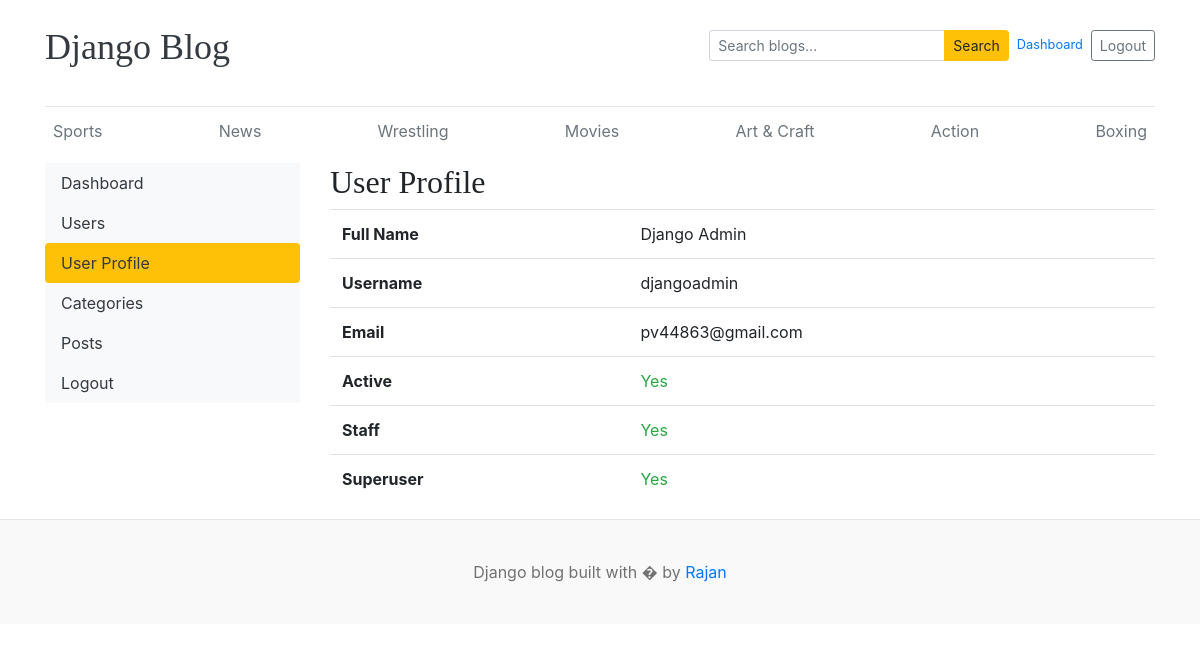
/dashboard/user/ (signed in), run on the app's committed database.
### blogs/models.py (models this page shows, shortened)
class Category(models.Model):
    category_name = models.CharField(max_length=50, unique=True)
    created_at = models.DateTimeField(auto_now_add=True)
    updated_at = models.DateTimeField(auto_now=True)
    class Meta:
        verbose_name_plural = "Category"

### dashboards/views.py (the view)
# urls.py: path('user/', views.user_profile, name='user_profile'),
@login_required(login_url='login')
def user_profile(request):
    context = {
        'user_obj': request.user,
    }
    return render(request, 'dashboard/user_profile.html', context)

### blogs/context_processors.py (called while the page is built)
def get_categories(request):
    categories = Category.objects.all()
    return {'category': categories}

def get_SocialLink(request):
    social_links = SocialLink.objects.all()
    return {'SocialLink': social_links}

### templates/dashboard/user_profile.html
{% extends 'base.html' %}
{% block content %}
<div class="row">
 {% include 'dashboard/sidebar.html' %}
    <div class="col-md-9">
        <h2>User Profile</h2>
        <table class="table table-hover w-auto">
            <tbody>
                <tr>
                    <th scope="row">Full Name</th>
                    <td>{{ user_obj.get_full_name }}</td>
                </tr>
                <tr>
                    <th scope="row">Username</th>
                    <td>{{ user_obj.username }}</td>
                </tr>
                <tr>
                    <th scope="row">Email</th>
                    <td>{{ user_obj.email }}</td>
                </tr>
                <tr>
                    <th scope="row">Active</th>
                    <td>{% if user_obj.is_active %}<span class="text-success">Yes</span>{% else %}<span class="text-danger">No</span>{% endif %}</td>
                </tr>
                <tr>
                    <th scope="row">Staff</th>
                    <td>{% if user_obj.is_staff %}<span class="text-success">Yes</span>{% else %}<span class="text-danger">No</span>{% endif %}</td>
                </tr>
                <tr>
                    <th scope="row">Superuser</th>
                    <td>{% if user_obj.is_superuser %}<span class="text-success">Yes</span>{% else %}<span class="text-danger">No</span>{% endif %}</td>
                </tr>
            </tbody>
        </table>
    </div>
</div>
{% endblock %}

### templates/base.html (shortened to what this page needs)
{% load static %}
<!DOCTYPE html>
<html lang="en">
<head>
    <link href="https://getbootstrap.com/docs/4.0/dist/css/bootstrap.min.css" rel="stylesheet">
    <link href="{% static 'css/blog.css' %}" rel="stylesheet">
    <link rel="stylesheet" href="https://cdnjs.cloudflare.com/ajax/libs/font-awesome/4.7.0/css/font-awesome.min.css">
  </head>
<body>
    <div class="container">
      <header class="blog-header py-3">
        <div class="row flex-nowrap justify-content-between align-items-center mb-3">
          <div class="col-6 pt-1">
            <a class="blog-header-logo text-dark" href="/">Django Blog</a>
          </div>
          <div class="col-6 d-flex justify-content-end align-items-center">
            <form id="search-form" action="{% url 'search' %}" method="get" class="form-inline mr-2">
              <div class="input-group input-group-sm">
                <input class="form-control" name="keyword" type="text" placeholder="Search blogs..." aria-label="Search blogs" />
                <div class="input-group-append">
                  <button class="btn btn-warning" type="submit">Search</button>
                </div>
              </div>
            </form>
            {% if user.is_authenticated %}
            <span class="small text-muted mr-2"><a href="{% url 'dashboard' %}">Dashboard</a></span>
            <a class="btn btn-sm btn-outline-secondary" href="{% url 'logout' %}">Logout</a>
            {% else %}
            <a class="btn btn-sm btn-warning" href="{% url 'login' %}">Login</a> &nbsp;
            <a class="btn btn-sm btn-outline-secondary" href="{% url 'register' %}">Register</a>
            {% endif %}
          </div>
        </div>
      </header>
      <div class="nav-scroller py-1 mb-2">
        <nav class="nav d-flex justify-content-between">
          {% for cat in category %}
          <a class="p-2 text-muted" href="{% url 'category_blogs' cat.id %}">{{ cat.category_name }}</a>
          {% endfor %}
        </nav>
      </div>
{% block content %}
{% endblock %}
    </div>
 <footer class="blog-footer">
  <p>Django blog built with � by <a href="#">Rajan</a></p>
</footer>
</body>
</html>

### pb_main/static/css/blog.css (style rules this page uses)
.blog-header { border-bottom: 1px solid #e5e5e5; }
.blog-header-logo { font-family: "Playfair Display", Georgia, "Times New Roman", serif; font-size: 2.25rem; }
h1, h2, h3, h4, h5, h6 { font-family: "Playfair Display", Georgia, "Times New Roman", serif; }
.blog-footer { padding: 2.5rem 0; color: #727272; text-align: center; background-color: #f9f9f9; border-top: .05rem solid #e5e5e5; }
.blog-footer p:last-child { margin-bottom: 0; }

### data on the page
Category: category_name "Sports"
Category: category_name "News"
Category: category_name "Wrestling"
Category: category_name "Movies"
Category: category_name "Art & Craft"
Category: category_name "Action"
Category: category_name "Boxing"

### other printed values
{{ user_obj.get_full_name }} "Django Admin"
{{ user_obj.username }} "djangoadmin"
{{ user_obj.email }} "pv44863@gmail.com"
